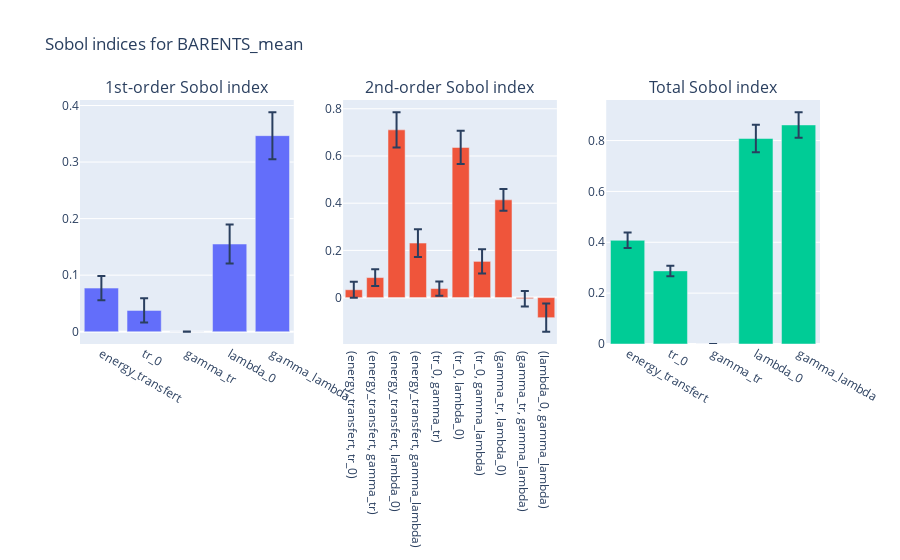
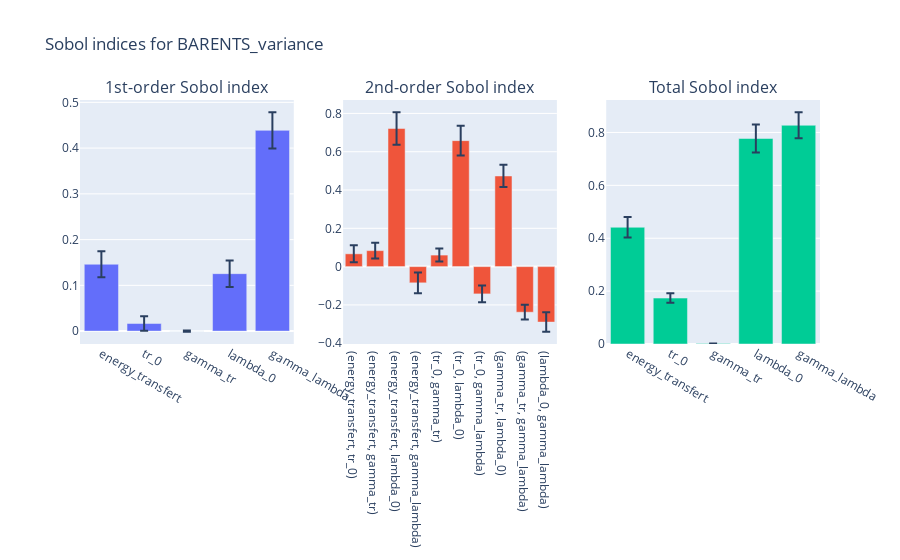
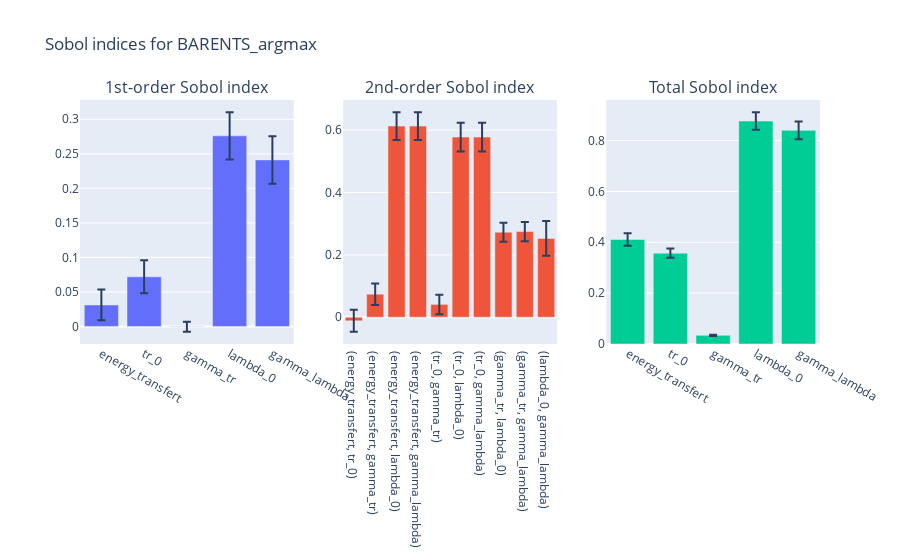
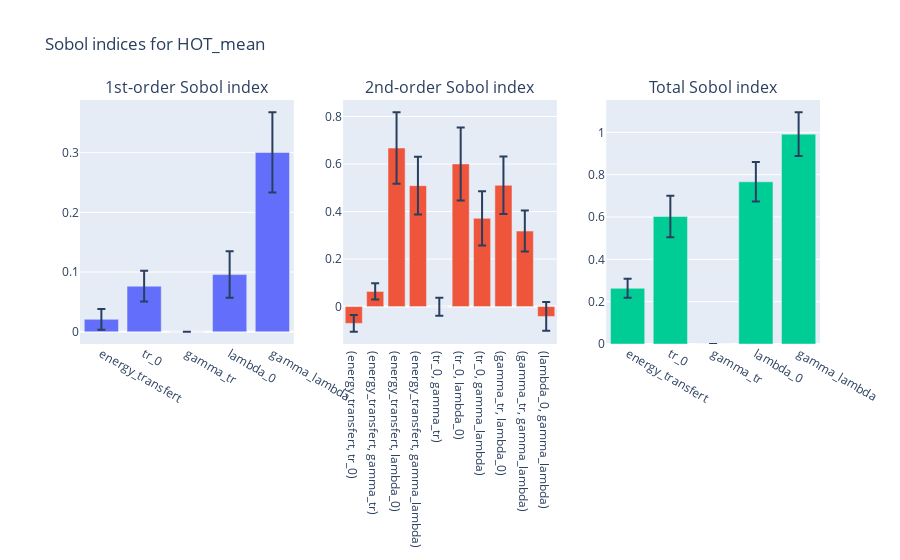

Source (notebook cell) for these figures, in order:
### Code cell
for fig in plot_total_analysis(sp):
    fig.show()

### Figure 1 — Plotly figure (JSON) as saved in the notebook; plotly's stock layout.template omitted (floating-point values rounded to 4 significant figures)
{"data": [{"error_y": {"array": [0.02126, 0.0213, 0.0002366, 0.03458, 0.04149], "type": "data"}, "name": "1st-order Sobol index", "type": "bar", "x": ["energy_transfert", "tr_0", "gamma_tr", "lambda_0", "gamma_lambda"], "xaxis": "x", "y": [0.07712, 0.03765, 8.804e-05, 0.155, 0.3467], "yaxis": "y"}, {"error_y": {"array": [0.03348, 0.03558, 0.07481, 0.05881, 0.03016, 0.07025, 0.05174, 0.04642, 0.03266, 0.05982], "type": "data"}, "name": "2nd-order Sobol index", "type": "bar", "x": ["(energy_transfert, tr_0)", "(energy_transfert, gamma_tr)", "(energy_transfert, lambda_0)", "(energy_transfert, gamma_lambda)", "(tr_0, gamma_tr)", "(tr_0, lambda_0)", "(tr_0, gamma_lambda)", "(gamma_tr, lambda_0)", "(gamma_tr, gamma_lambda)", "(lambda_0, gamma_lambda)"], "xaxis": "x2", "y": [0.03324, 0.08487, 0.7107, 0.231, 0.03823, 0.6362, 0.1535, 0.4141, -0.004667, -0.08504], "yaxis": "y2"}, {"error_y": {"array": [0.03045, 0.02063, 5.66e-06, 0.05406, 0.05009], "type": "data"}, "name": "Total Sobol index", "type": "bar", "x": ["energy_transfert", "tr_0", "gamma_tr", "lambda_0", "gamma_lambda"], "xaxis": "x3", "y": [0.4076, 0.2875, 2.98e-05, 0.808, 0.8614], "yaxis": "y3"}], "layout": {"annotations": [{"font": {"size": 16}, "showarrow": false, "text": "1st-order Sobol index", "x": 0.1444, "xanchor": "center", "xref": "paper", "y": 1, "yanchor": "bottom", "yref": "paper"}, {"font": {"size": 16}, "showarrow": false, "text": "2nd-order Sobol index", "x": 0.5, "xanchor": "center", "xref": "paper", "y": 1, "yanchor": "bottom", "yref": "paper"}, {"font": {"size": 16}, "showarrow": false, "text": "Total Sobol index", "x": 0.8556, "xanchor": "center", "xref": "paper", "y": 1, "yanchor": "bottom", "yref": "paper"}], "showlegend": false, "title": {"text": "Sobol indices for BARENTS_mean"}, "xaxis": {"anchor": "y", "domain": [0, 0.2889]}, "xaxis2": {"anchor": "y2", "domain": [0.3556, 0.6444]}, "xaxis3": {"anchor": "y3", "domain": [0.7111, 1]}, "yaxis": {"anchor": "x", "domain": [0, 1]}, "yaxis2": {"anchor": "x2", "domain": [0, 1]}, "yaxis3": {"anchor": "x3", "domain": [0, 1]}}}

### Figure 2 — Plotly figure (JSON) as saved in the notebook; plotly's stock layout.template omitted (floating-point values rounded to 4 significant figures)
{"data": [{"error_y": {"array": [0.02824, 0.01587, 0.001547, 0.02899, 0.03969], "type": "data"}, "name": "1st-order Sobol index", "type": "bar", "x": ["energy_transfert", "tr_0", "gamma_tr", "lambda_0", "gamma_lambda"], "xaxis": "x", "y": [0.1461, 0.01656, 3.809e-05, 0.1256, 0.4388], "yaxis": "y"}, {"error_y": {"array": [0.04433, 0.04116, 0.08527, 0.05429, 0.03404, 0.07793, 0.04405, 0.05805, 0.03833, 0.05072], "type": "data"}, "name": "2nd-order Sobol index", "type": "bar", "x": ["(energy_transfert, tr_0)", "(energy_transfert, gamma_tr)", "(energy_transfert, lambda_0)", "(energy_transfert, gamma_lambda)", "(tr_0, gamma_tr)", "(tr_0, lambda_0)", "(tr_0, gamma_lambda)", "(gamma_tr, lambda_0)", "(gamma_tr, gamma_lambda)", "(lambda_0, gamma_lambda)"], "xaxis": "x2", "y": [0.0668, 0.08349, 0.7211, -0.08471, 0.06026, 0.6578, -0.1425, 0.4734, -0.2381, -0.2897], "yaxis": "y2"}, {"error_y": {"array": [0.03894, 0.01806, 0.0002614, 0.05331, 0.04943], "type": "data"}, "name": "Total Sobol index", "type": "bar", "x": ["energy_transfert", "tr_0", "gamma_tr", "lambda_0", "gamma_lambda"], "xaxis": "x3", "y": [0.4415, 0.1736, 0.001453, 0.7772, 0.8273], "yaxis": "y3"}], "layout": {"annotations": [{"font": {"size": 16}, "showarrow": false, "text": "1st-order Sobol index", "x": 0.1444, "xanchor": "center", "xref": "paper", "y": 1, "yanchor": "bottom", "yref": "paper"}, {"font": {"size": 16}, "showarrow": false, "text": "2nd-order Sobol index", "x": 0.5, "xanchor": "center", "xref": "paper", "y": 1, "yanchor": "bottom", "yref": "paper"}, {"font": {"size": 16}, "showarrow": false, "text": "Total Sobol index", "x": 0.8556, "xanchor": "center", "xref": "paper", "y": 1, "yanchor": "bottom", "yref": "paper"}], "showlegend": false, "title": {"text": "Sobol indices for BARENTS_variance"}, "xaxis": {"anchor": "y", "domain": [0, 0.2889]}, "xaxis2": {"anchor": "y2", "domain": [0.3556, 0.6444]}, "xaxis3": {"anchor": "y3", "domain": [0.7111, 1]}, "yaxis": {"anchor": "x", "domain": [0, 1]}, "yaxis2": {"anchor": "x2", "domain": [0, 1]}, "yaxis3": {"anchor": "x3", "domain": [0, 1]}}}

### Figure 3 — Plotly figure (JSON) as saved in the notebook; plotly's stock layout.template omitted (floating-point values rounded to 4 significant figures)
{"data": [{"error_y": {"array": [0.02221, 0.02394, 0.007241, 0.0342, 0.03441], "type": "data"}, "name": "1st-order Sobol index", "type": "bar", "x": ["energy_transfert", "tr_0", "gamma_tr", "lambda_0", "gamma_lambda"], "xaxis": "x", "y": [0.03118, 0.07188, -0.0004999, 0.2761, 0.2411], "yaxis": "y"}, {"error_y": {"array": [0.03529, 0.03445, 0.04453, 0.04453, 0.03125, 0.04631, 0.04588, 0.0305, 0.03096, 0.05581], "type": "data"}, "name": "2nd-order Sobol index", "type": "bar", "x": ["(energy_transfert, tr_0)", "(energy_transfert, gamma_tr)", "(energy_transfert, lambda_0)", "(energy_transfert, gamma_lambda)", "(tr_0, gamma_tr)", "(tr_0, lambda_0)", "(tr_0, gamma_lambda)", "(gamma_tr, lambda_0)", "(gamma_tr, gamma_lambda)", "(lambda_0, gamma_lambda)"], "xaxis": "x2", "y": [-0.01141, 0.07384, 0.6129, 0.6129, 0.04117, 0.5776, 0.5776, 0.2728, 0.2746, 0.2528], "yaxis": "y2"}, {"error_y": {"array": [0.02411, 0.01833, 0.002362, 0.03471, 0.03522], "type": "data"}, "name": "Total Sobol index", "type": "bar", "x": ["energy_transfert", "tr_0", "gamma_tr", "lambda_0", "gamma_lambda"], "xaxis": "x3", "y": [0.4109, 0.3572, 0.03412, 0.8768, 0.8402], "yaxis": "y3"}], "layout": {"annotations": [{"font": {"size": 16}, "showarrow": false, "text": "1st-order Sobol index", "x": 0.1444, "xanchor": "center", "xref": "paper", "y": 1, "yanchor": "bottom", "yref": "paper"}, {"font": {"size": 16}, "showarrow": false, "text": "2nd-order Sobol index", "x": 0.5, "xanchor": "center", "xref": "paper", "y": 1, "yanchor": "bottom", "yref": "paper"}, {"font": {"size": 16}, "showarrow": false, "text": "Total Sobol index", "x": 0.8556, "xanchor": "center", "xref": "paper", "y": 1, "yanchor": "bottom", "yref": "paper"}], "showlegend": false, "title": {"text": "Sobol indices for BARENTS_argmax"}, "xaxis": {"anchor": "y", "domain": [0, 0.2889]}, "xaxis2": {"anchor": "y2", "domain": [0.3556, 0.6444]}, "xaxis3": {"anchor": "y3", "domain": [0.7111, 1]}, "yaxis": {"anchor": "x", "domain": [0, 1]}, "yaxis2": {"anchor": "x2", "domain": [0, 1]}, "yaxis3": {"anchor": "x3", "domain": [0, 1]}}}

### Figure 4 — Plotly figure (JSON) as saved in the notebook; plotly's stock layout.template omitted (floating-point values rounded to 4 significant figures)
{"data": [{"error_y": {"array": [0.01731, 0.02567, 5.869e-05, 0.03892, 0.06728], "type": "data"}, "name": "1st-order Sobol index", "type": "bar", "x": ["energy_transfert", "tr_0", "gamma_tr", "lambda_0", "gamma_lambda"], "xaxis": "x", "y": [0.02081, 0.07634, 4.159e-06, 0.09579, 0.3004], "yaxis": "y"}, {"error_y": {"array": [0.03546, 0.0341, 0.1508, 0.1216, 0.03788, 0.1536, 0.1146, 0.1208, 0.08632, 0.0605], "type": "data"}, "name": "2nd-order Sobol index", "type": "bar", "x": ["(energy_transfert, tr_0)", "(energy_transfert, gamma_tr)", "(energy_transfert, lambda_0)", "(energy_transfert, gamma_lambda)", "(tr_0, gamma_tr)", "(tr_0, lambda_0)", "(tr_0, gamma_lambda)", "(gamma_tr, lambda_0)", "(gamma_tr, gamma_lambda)", "(lambda_0, gamma_lambda)"], "xaxis": "x2", "y": [-0.07068, 0.06364, 0.6674, 0.5089, -0.0003353, 0.6003, 0.3714, 0.5103, 0.3178, -0.04167], "yaxis": "y2"}, {"error_y": {"array": [0.04471, 0.09775, 2.238e-06, 0.09329, 0.1036], "type": "data"}, "name": "Total Sobol index", "type": "bar", "x": ["energy_transfert", "tr_0", "gamma_tr", "lambda_0", "gamma_lambda"], "xaxis": "x3", "y": [0.2631, 0.6023, 4.925e-06, 0.7661, 0.9914], "yaxis": "y3"}], "layout": {"annotations": [{"font": {"size": 16}, "showarrow": false, "text": "1st-order Sobol index", "x": 0.1444, "xanchor": "center", "xref": "paper", "y": 1, "yanchor": "bottom", "yref": "paper"}, {"font": {"size": 16}, "showarrow": false, "text": "2nd-order Sobol index", "x": 0.5, "xanchor": "center", "xref": "paper", "y": 1, "yanchor": "bottom", "yref": "paper"}, {"font": {"size": 16}, "showarrow": false, "text": "Total Sobol index", "x": 0.8556, "xanchor": "center", "xref": "paper", "y": 1, "yanchor": "bottom", "yref": "paper"}], "showlegend": false, "title": {"text": "Sobol indices for HOT_mean"}, "xaxis": {"anchor": "y", "domain": [0, 0.2889]}, "xaxis2": {"anchor": "y2", "domain": [0.3556, 0.6444]}, "xaxis3": {"anchor": "y3", "domain": [0.7111, 1]}, "yaxis": {"anchor": "x", "domain": [0, 1]}, "yaxis2": {"anchor": "x2", "domain": [0, 1]}, "yaxis3": {"anchor": "x3", "domain": [0, 1]}}}
